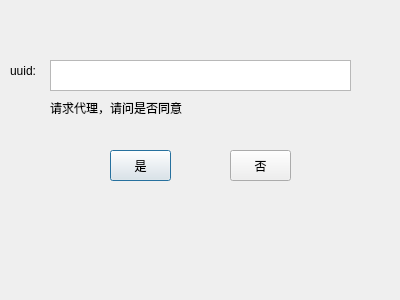
<?xml version="1.0" encoding="UTF-8"?>
<ui version="4.0">
 <class>AcceptAgent</class>
 <widget class="QDialog" name="AcceptAgent">
  <property name="geometry">
   <rect>
    <x>0</x>
    <y>0</y>
    <width>400</width>
    <height>300</height>
   </rect>
  </property>
  <property name="windowTitle">
   <string>Dialog</string>
  </property>
  <widget class="QLabel" name="label_accagentuuid">
   <property name="geometry">
    <rect>
     <x>10</x>
     <y>60</y>
     <width>51</width>
     <height>21</height>
    </rect>
   </property>
   <property name="text">
    <string>uuid:</string>
   </property>
  </widget>
  <widget class="QTextBrowser" name="text_accagentuuid">
   <property name="geometry">
    <rect>
     <x>50</x>
     <y>60</y>
     <width>301</width>
     <height>31</height>
    </rect>
   </property>
  </widget>
  <widget class="QLabel" name="label_askagent">
   <property name="geometry">
    <rect>
     <x>50</x>
     <y>100</y>
     <width>251</width>
     <height>16</height>
    </rect>
   </property>
   <property name="text">
    <string>请求代理，请问是否同意</string>
   </property>
  </widget>
  <widget class="QPushButton" name="btn_acceptagent">
   <property name="geometry">
    <rect>
     <x>110</x>
     <y>150</y>
     <width>61</width>
     <height>31</height>
    </rect>
   </property>
   <property name="text">
    <string>是</string>
   </property>
  </widget>
  <widget class="QPushButton" name="btn_rejectagent">
   <property name="geometry">
    <rect>
     <x>230</x>
     <y>150</y>
     <width>61</width>
     <height>31</height>
    </rect>
   </property>
   <property name="text">
    <string>否</string>
   </property>
  </widget>
 </widget>
 <resources/>
 <connections/>
</ui>
